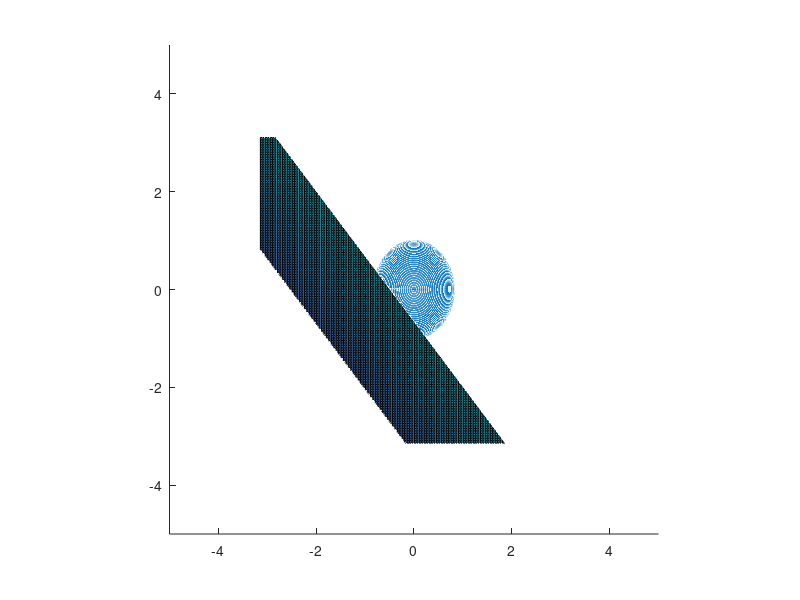

Source code (MATLAB): (Note: this script raises an error after producing the figure.)
[x2, y2] = meshgrid([-pi:0.05:pi]);
z2 = 3 .* y2 + 4 .* x2 + 7;

x = @(t, t2) sqrt(2/3) .* sin(t) .* cos(t2);
y = @(t, t2) sin(t) .* sin(t2);
z = @(t, t2) sqrt(2) .* cos(t);

fx = @(t, t2) t;
fy = @(t, t2) t2;
fz = @(t, t2) 3 .* t2 + 4.* t + 7;

ptx = @(t, t2) 0.7;
pty = @(t, t2) 0.7;
ptz = @(t, t2) 4;

hold on;
axis vis3d;
axis([-5 5 -5 5 -pi 5]);
surf(x2, y2, z2);
x1 = [];
y1 = [];
z1 = [];

for i = 0:0.05:2 * pi
    for j = -pi:0.05:pi
        x1 = [x1 x(i, j)];
        y1 = [y1 y(i, j)];
        z1 = [z1 z(i)];
    end
end

plot3(x1, y1, z1);

distcc(x, y, z, ptx, pty, ptz);
distcc(fx, fy, fz, ptx, pty, ptz);
distcc(x, y, z, fx, fy, fz);